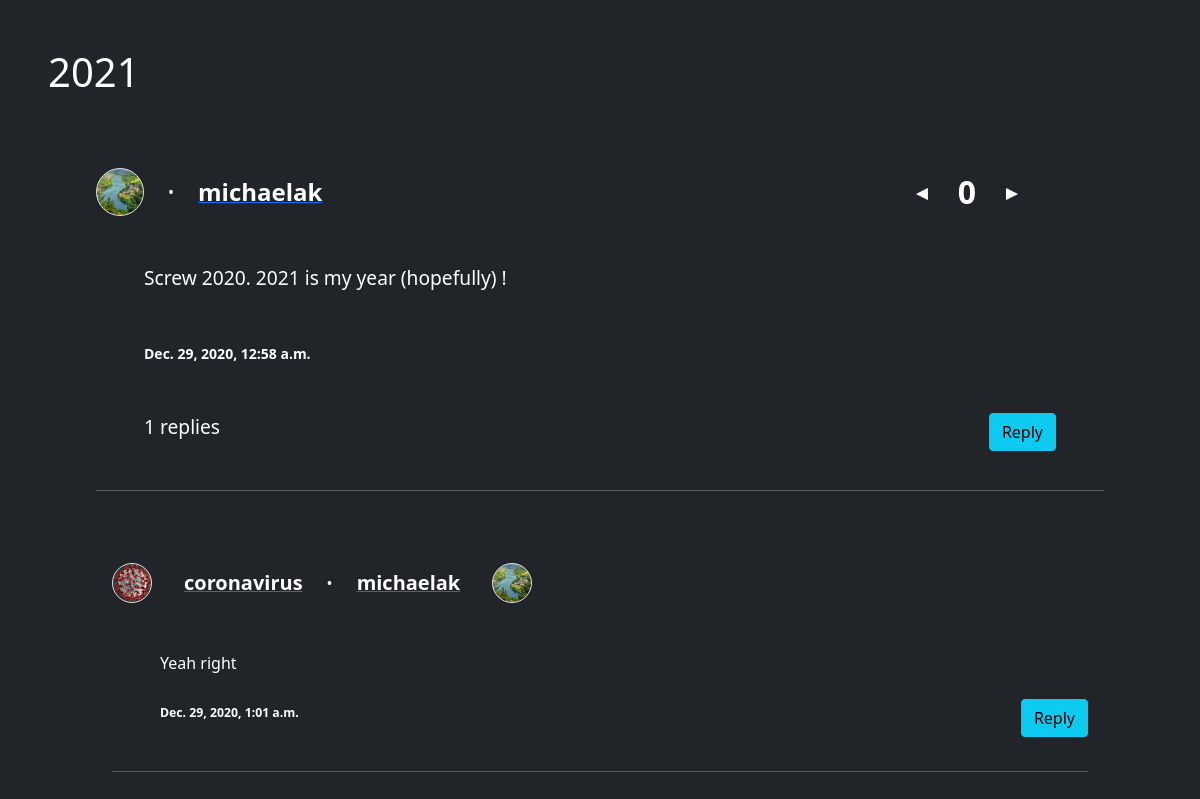
The page /posts/11 (signed in) on the database as committed earlier.
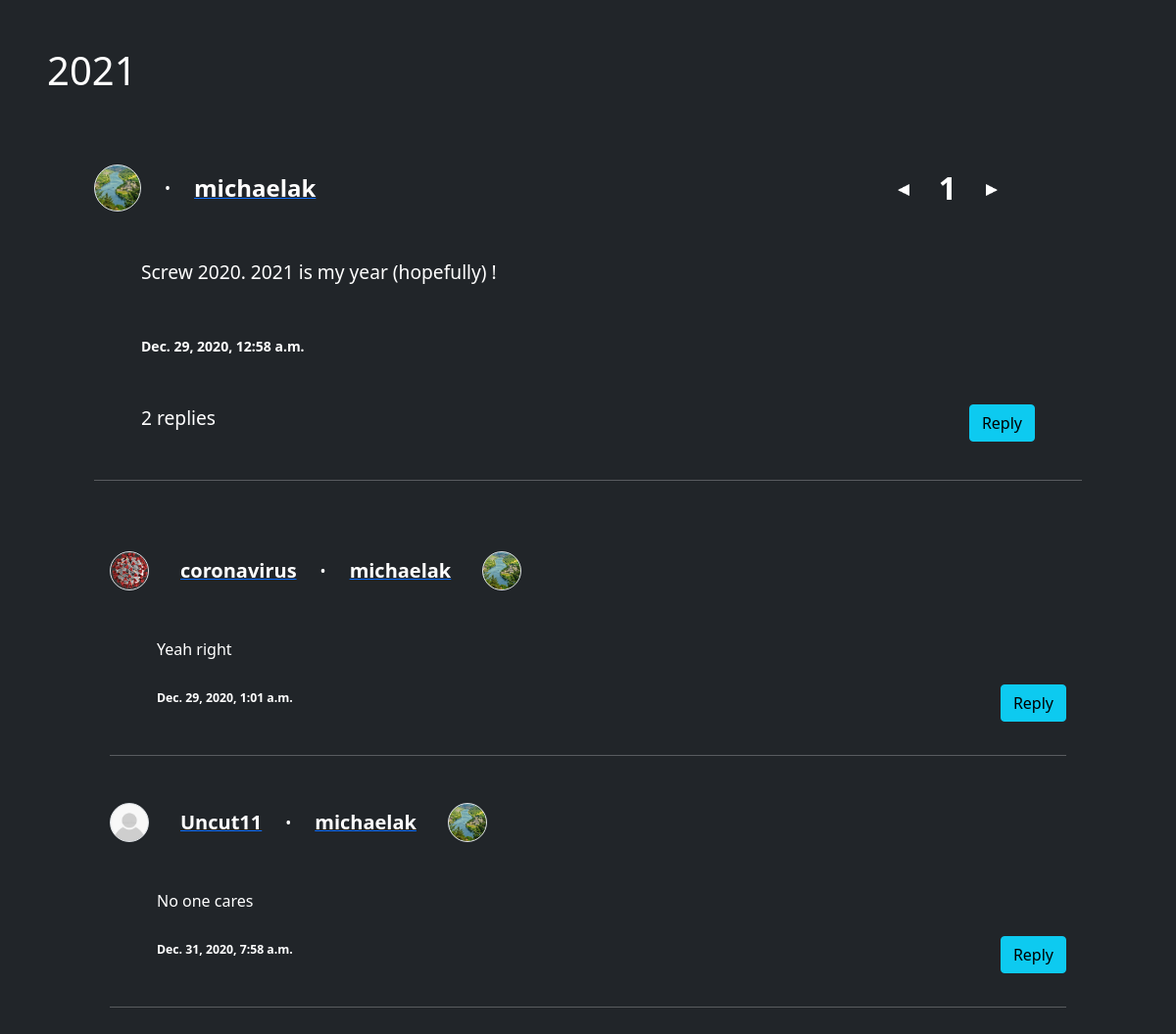
The same page on the database as committed later.
### forum/models.py (models this page shows, shortened)
class ForumPost (models.Model):
    profile = models.ForeignKey(Profile, on_delete=models.SET_NULL, null=True)
    title = models.CharField(max_length=200)
    description = models.CharField(max_length=3000, validators=[MinLengthValidator(20)])
    date_posted = models.DateTimeField(auto_now_add=True)
    upvotes = models.IntegerField(default=0, null=True, blank=True)
    @property
    def num_replies (self):
        return Reply.objects.filter(to=self).count()
    @property
    def standing (self):
        votes = Vote.objects.filter(post=self)
        return votes.filter(is_positive=True).count() - votes.filter(is_positive=False).count()

class Profile (models.Model):
    forum_user = models.OneToOneField(ForumUser, on_delete=models.CASCADE)
    picture = models.ImageField(default='defpfp.jpg', upload_to='profiles/', null=True, blank=True)
    date_joined = models.DateTimeField(auto_now_add=True)
    description = models.CharField(max_length=500, null=True, blank=True)
    @property
    def picture_url (self):
        try:
            return self.picture.url
        except:
            return ''

class ForumUser (models.Model):
    user = models.OneToOneField(User, on_delete=models.CASCADE)
    first_name = models.CharField(max_length=30)
    surname = models.CharField(max_length=30)
    email = models.EmailField(max_length=100)
    phone = models.CharField(max_length=10, validators=[MinLengthValidator(10)])
    dob = models.DateField()
    location = models.CharField(max_length=100, null=True, blank=True)

class Reply (models.Model):
    to = models.ForeignKey(ForumPost, on_delete=models.SET_NULL, null=True)
    replier = models.ForeignKey(Profile, on_delete=models.SET_NULL, null=True)
    content = models.CharField(max_length=2000, validators=[MinLengthValidator(10)])
    date_replied = models.DateTimeField(auto_now_add=True)

### forum/views.py (the view)
# urls.py: path('posts/<int:post_id>', post_details_view, name='post-details'),
def post_details_view (request, post_id):
    if post_id in [post.id for post in ForumPost.objects.all()]:
        post = ForumPost.objects.get(id=post_id)
        replies = Reply.objects.filter(to=post)
        if request.method == 'POST':
            reply_form = ReplyFrom(request.POST)
            if request.is_ajax():
                _id = request.POST.get('id')
                reply = Reply.objects.get(id=_id)
                try:
                    content = request.POST.get('reply-content')
                    reply.content = content
                    reply.save()
                except:
                    reply.delete()
                return render(request, 'forum/post_details.html', {
                    'post': post,
                    'is_logged_in' : request.user.is_authenticated,
                    'is_authorized': request.user == post.profile.forum_user.user if post.profile else False,
                    'reply_form': reply_form,
                    'replies': replies,
                    'req_user': request.user
                })
            if reply_form.is_valid():
                reply = reply_form.save(commit=False)
                reply.to = post
                forum_user = ForumUser.objects.get(user=request.user)
                profile = Profile.objects.get(forum_user=forum_user)
                reply.replier = profile
                reply.save()
                post.save()
            return redirect('post-details', post_id=post.id)
        else:
            reply_form = ReplyFrom()
    else:
        raise Http404
    return render(request, 'forum/post_details.html', {
        'post': post,
        'is_logged_in' : request.user.is_authenticated,
        'is_authorized': request.user == post.profile.forum_user.user if post.profile else False,
        'reply_form': reply_form,
        'replies': replies,
        'req_user': request.user
    })

### forum/templates/forum/post_details.html (shortened to what this page needs)
{% extends 'forum/base.html' %}
{% load static %}
{% block content %}
    <h1 class="mb-5">{{ post.title }}</h1>
    <div class="p-4 px-5">
        <div class="d-flex mb-5" style="align-items: center; padding-right: 5rem;">
            <div style="background-image: url('{{ post.profile.picture_url }}');"
            class="rounded-circle border post-profile-pic-container"></div>
            <span class="mx-4">&bullet;</span>
            {% if post.profile %}
                <a href="{% url 'profile' post.profile.forum_user.id %}">
                    <strong style="font-size: 1.5rem;">{{ post.profile.forum_user.user.username }}</strong>
                </a>
            {% else %}
                <strong>Deleted User</strong>
            {% endif %}
            <div style="margin-left: auto; display: flex; align-items: center;">
                {% if is_logged_in %}
                    <button style="background-color: transparent; border: none;" id="downvote" class="upvote-triangle">
                        <img src="{% static 'images/triangle.png' %}"  >
                    </button>
                {% endif %}
                <strong style="font-size: 2rem;" class="mx-4" id="standing">{{ post.standing }}</strong>
                {% if is_logged_in %}
                    <button style="background-color: transparent; border: none;" id="upvote" class="upvote-triangle">
                        <img src="{% static 'images/triangle.png' %}">
                    </button>
                {% endif %}
            </div>
        </div>
        <p style="font-size: larger;" class="px-5 muted mb-5">{{ post.description }}</p>
        <p><strong class="px-5 small">{{ post.date_posted }}</strong></p>
        <div class="mx-5 my-5">
            <div style="float: right;">
                {% if is_authorized %}
                    <a class="btn btn-primary" href="{% url 'post-update' post.id %}">Edit</a>
                    <a class="btn btn-danger" href="{% url 'post-delete' post.id %}">Delete</a>
                {% elif is_logged_in %}
                    <button class="btn btn-info" id="reply">Reply</button>
                {% endif %}
            </div>
            <p style="font-size:larger;" >{{ post.num_replies }} replies</p>
        </div>
        <hr class="my-5">
    </div>
    <div class="px-5">
        {% for reply in replies %}
            <form action="" class="px-3" method="POST" data-action="som"> {% csrf_token %}
                <div class="d-flex mb-5" style="align-items: center; padding-right: 5rem;">
                    <div style="background-image: url('{{ reply.replier.picture_url }}');"
                    class="rounded-circle border reply-profile-pic-container"></div>
                    <a href="{% url 'profile' reply.replier.forum_user.id %}" style="margin-left: 2rem;"><strong style="font-size: 1.25rem;">{{ reply.replier.forum_user.user.username }}</strong></a>
                    <span class="mx-4">&bullet;</span>
                    {% if reply.to.profile %}
                        <a href="{% url 'profile' post.profile.forum_user.id %}">
                            <strong style="font-size: 1.25rem;">{{ reply.to.profile.forum_user.user.username }}</strong>
                        </a>
                    {% else %}
                        <strong>Deleted User</strong>
                    {% endif %}
                    <div style="background-image: url('{{ reply.to.profile.picture_url }}'); margin-left: 2rem;"
                    class="rounded-circle border reply-profile-pic-container"></div>
                </div>
                <p class="px-5 muted mb-4 edit-reply-content" name="content">{{ reply.content }}</p>
                <div style="float: right;">
                    {% if req_user == reply.replier.forum_user.user %}
                        <button class="btn btn-primary" id="edit-reply">Edit</button>
                        <button type="submit" class="btn btn-danger">Delete</button>
                    {% elif is_logged_in %}
                        <button class="btn btn-info" id="reply">Reply</button>
                    {% endif %}
                </div>
                <p><small><strong class="px-5 small">{{ reply.date_replied }}</strong></small></p>
                <hr class="my-5">
            </form>
        {% endfor %}
    </div>
{% endblock content %}

### forum/templates/forum/base.html (shortened to what this page needs)
<!DOCTYPE html>
{% load static %}
<html lang="en">
<head>
    <link href="https://cdn.jsdelivr.net/npm/bootstrap@5.0.0-beta1/dist/css/bootstrap.min.css" rel="stylesheet"
>
    <link rel="stylesheet" href="{% static 'css/base.css' %}">
</head>
<body class="bg-dark p-5">
    {% block content %}{% endblock content%}
</body>
</html>

### static/css/base.css (style rules this page uses)
* { color: white; }

### forum/templates/forum/post_details.html (style rules this page uses)
.post-profile-pic-container { width: 3rem; height: 3rem; background-size: cover; background-position: center; background-repeat: no-repeat; }
.reply-profile-pic-container { width: 2.5rem; height: 2.5rem; background-size: cover; background-position: center; background-repeat: no-repeat; }
.upvote-triangle img { width: 0.75rem; }
.upvote-triangle:first-of-type { transform: scaleX(-1); }

Rows that differ between the two databases and show on the page:
computed for ForumPost "michaelak": standing "0" → "1"; num_replies "1" → "2"
added Reply: replier.picture_url (picture), replier.forum_user.user.username "Uncut11", to.profile.forum_user.user.username "michaelak", to.profile.picture_url (picture), content "No one cares", shows "Reply", date_replied "Dec. 31, 2020, 7:58 a.m."
